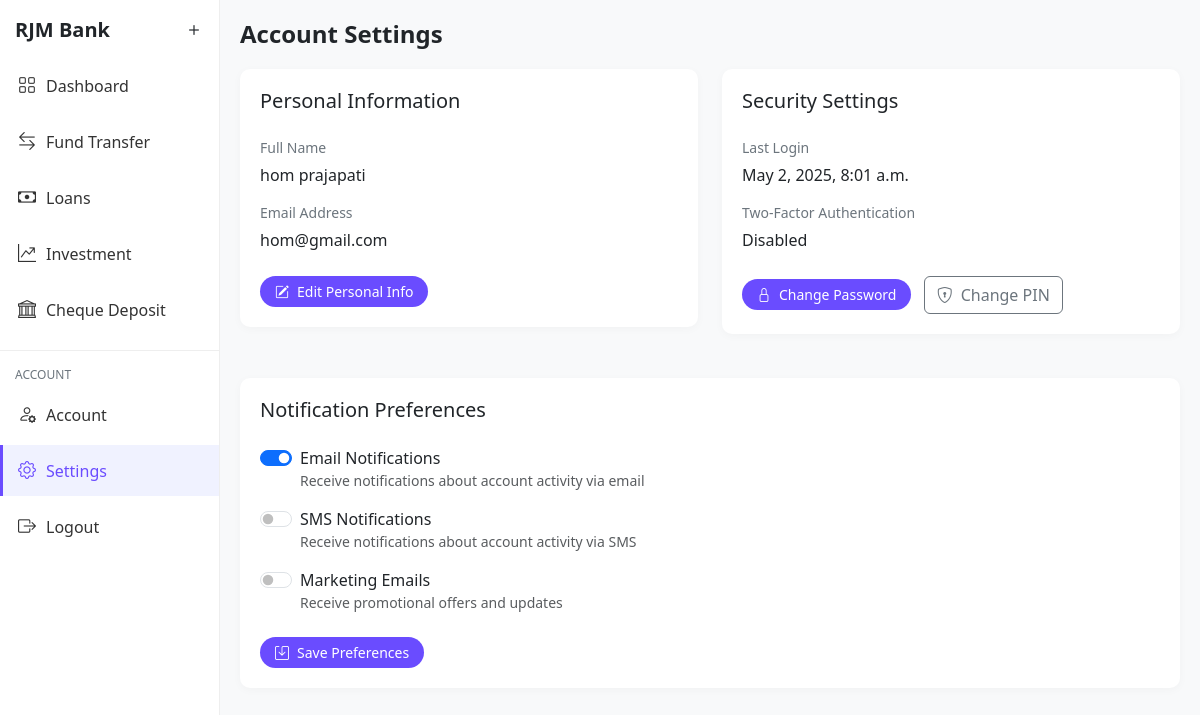
/settings/ (signed in), run on the app's committed database.
### core/models.py (models this page shows, shortened)
class User(AbstractUser):
    account_number = models.CharField(max_length=20, unique=True, null=True)
    account_balance = models.DecimalField(max_digits=12, decimal_places=2, default=0.00)
    phone_number = models.CharField(max_length=15, blank=True)
    address = models.TextField(blank=True)
    date_of_birth = models.DateField(null=True, blank=True)
    is_approved = models.BooleanField(default=False)
    is_pending = models.BooleanField(default=True)  # Add this field
    pin = models.CharField(max_length=4, null=True, blank=True)

### core/views.py (the view)
# urls.py: path('settings/', views.settings, name='settings'),
def settings(request):
    user_account = None
    if hasattr(request.user, 'account'):
        user_account = request.user.account
    context = {
        'user_account': user_account,
    }
    return render(request, 'settings.html', context)

### templates/settings.html (shortened to what this page needs)
<!DOCTYPE html>
<html lang="en">
<head>
    <link href="https://cdn.jsdelivr.net/npm/bootstrap@5.3.0/dist/css/bootstrap.min.css" rel="stylesheet">
    <link rel="stylesheet" href="https://cdn.jsdelivr.net/npm/bootstrap-icons@1.10.0/font/bootstrap-icons.css">
</head>
<body>
    <div class="sidebar">
        <div class="sidebar-brand">
            <span>RJM Bank</span>
            <div class="toggle-btn">
                <i class="bi bi-plus"></i>
            </div>
        </div>
        <ul class="sidebar-menu">
            <li>
                <a href="{% url 'dashboard' %}">
                    <i class="bi bi-grid icon"></i>
                    <span>Dashboard</span>
                </a>
            </li>
            <li>
                <a href="{% url 'fund_transfer' %}">
                    <i class="bi bi-arrow-left-right icon"></i>
                    <span>Fund Transfer</span>
                </a>
            </li>
            <li>
                <a href="{% url 'loan_normal' %}">
                    <i class="bi bi-cash icon"></i>
                    <span>Loans</span>
                </a>
            </li>
            <li>
                <a href="{% url 'investment_page' %}">
                    <i class="bi bi-graph-up-arrow icon"></i>
                    <span>Investment</span>
                </a>
            </li>
            <li>
                <a href="{% url 'cheque_deposit' %}">
                    <i class="bi bi-bank icon"></i>
                    <span>Cheque Deposit</span>
                </a>
            </li>
        </ul>
        <div class="sidebar-divider"></div>
        <div class="account-label">ACCOUNT</div>
        <ul class="sidebar-menu account-items">
            <li>
                <a href="{% url 'account_management' %}">
                    <i class="bi bi-person-gear icon"></i>
                    <span>Account</span>
                </a>
            </li>
            <li>
                <a href="{% url 'settings' %}" class="active">
                    <i class="bi bi-gear icon"></i>
                    <span>Settings</span>
                </a>
            </li>
            <li>
                <a href="{% url 'homepage' %}">
                    <i class="bi bi-box-arrow-right icon"></i>
                    <span>Logout</span>
                </a>
            </li>
        </ul>
    </div>
    <div class="main-content">
        <h4 class="section-title">Account Settings</h4>
        <div class="row">
            <div class="col-md-6">
                <div class="card">
                    <div class="settings-section">
                        <h5 class="mb-4">Personal Information</h5>
                        <div class="settings-label">Full Name</div>
                        <div class="settings-value">{{ request.user.first_name }} {{ request.user.last_name }}</div>
                        <div class="settings-label">Email Address</div>
                        <div class="settings-value">{{ request.user.email }}</div>
                        <div class="mt-4">
                            <button class="btn btn-purple" data-bs-toggle="modal" data-bs-target="#editPersonalInfoModal">
                                <i class="bi bi-pencil-square me-2"></i>Edit Personal Info
                            </button>
                        </div>
                    </div>
                </div>
            </div>
            <div class="col-md-6">
                <div class="card">
                    <div class="settings-section">
                        <h5 class="mb-4">Security Settings</h5>
                        <div class="settings-label">Last Login</div>
                        <div class="settings-value">{{ request.user.last_login|date:"F j, Y, g:i a" }}</div>
                        <div class="settings-label">Two-Factor Authentication</div>
                        <div class="settings-value">Disabled</div>
                        <div class="mt-4">
                            <button class="btn btn-purple me-2" data-bs-toggle="modal" data-bs-target="#changePasswordModal">
                                <i class="bi bi-lock me-2"></i>Change Password
                            </button>
                            <button class="btn btn-outline-secondary" data-bs-toggle="modal" data-bs-target="#changePINModal">
                                <i class="bi bi-shield-lock me-2"></i>Change PIN
                            </button>
                        </div>
                    </div>
                </div>
            </div>
        </div>
        <div class="card mt-4">
            <div class="settings-section">
                <h5 class="mb-4">Notification Preferences</h5>
                <div class="form-check form-switch mb-3">
                    <input class="form-check-input" type="checkbox" id="emailNotifications" checked>
                    <label class="form-check-label" for="emailNotifications">
                        Email Notifications
                    </label>
                    <div class="text-muted small">Receive notifications about account activity via email</div>
                </div>
                <div class="form-check form-switch mb-3">
                    <input class="form-check-input" type="checkbox" id="smsNotifications">
                    <label class="form-check-label" for="smsNotifications">
                        SMS Notifications
                    </label>
                    <div class="text-muted small">Receive notifications about account activity via SMS</div>
                </div>
                <div class="form-check form-switch mb-3">
                    <input class="form-check-input" type="checkbox" id="marketingEmails">
                    <label class="form-check-label" for="marketingEmails">
                        Marketing Emails
                    </label>
                    <div class="text-muted small">Receive promotional offers and updates</div>
                </div>
                <div class="mt-4">
                    <button class="btn btn-purple" id="saveNotificationPreferences">
                        <i class="bi bi-save me-2"></i>Save Preferences
                    </button>
                </div>
            </div>
        </div>
    </div>
</body>
</html>

### templates/settings.html (style rules this page uses)
:root { --primary-color: #6a4cff; --light-purple: #f0f2ff; --grey-text: #6c757d; --border-radius: 10px; }
body { background-color: #f8f9fa; }
.sidebar { width: 220px; height: 100vh; position: fixed; background-color: white; border-right: 1px solid #eee; z-index: 100; }
.sidebar-brand { padding: 15px; font-size: 20px; font-weight: 600; display: flex; justify-content: space-between; align-items: center; }
.sidebar-menu { list-style: none; padding: 0; margin: 0; }
.sidebar-menu li { margin-bottom: 5px; }
.sidebar-menu a { display: flex; align-items: center; padding: 12px 15px; color: #333; text-decoration: none; transition: all 0.3s; border-left: 3px solid transparent; }
.sidebar-menu a:hover, .sidebar-menu a.active { background-color: var(--light-purple); color: var(--primary-color); border-left: 3px solid var(--primary-color); }
.sidebar-menu .icon { margin-right: 10px; font-size: 18px; }
.sidebar-divider { margin: 15px 0; border-top: 1px solid #eee; padding: 0 15px; }
.account-label { color: var(--grey-text); font-size: 12px; padding: 0 15px; margin-bottom: 5px; }
.main-content { margin-left: 220px; padding: 20px; }
.card { border: none; border-radius: var(--border-radius); box-shadow: 0 2px 10px rgba(0,0,0,0.03); margin-bottom: 20px; }
.btn-purple { background-color: var(--primary-color); color: white; border-radius: 20px; padding: 5px 15px; border: none; font-size: 14px; }
.section-title { font-weight: 600; margin-bottom: 20px; }
.settings-section { padding: 20px; }
.settings-label { color: var(--grey-text); font-size: 14px; margin-bottom: 5px; }
.settings-value { font-size: 16px; font-weight: 500; margin-bottom: 15px; }

### data on the page
User: user.first_name "hom", user.last_name "prajapati", user.email "hom@gmail.com", user.last_login "May 2, 2025, 8:01 a.m."
